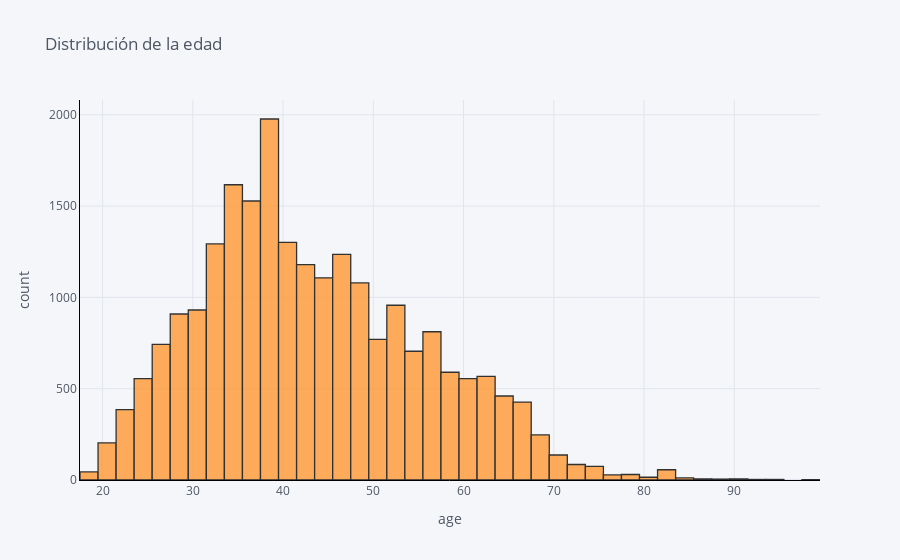

The notebook cell saved with this chart:
### Markdown cell above
### EDAD

### Code cell
#La mayoría de los críticos tienen entre 30 y 40 años.
df['c_age'].iplot(
    kind='hist',
    bins=50,
    xTitle='age',
    linecolor='black',
    yTitle='count',
    title='Distribución de la edad')

### Figure 1 — Plotly figure (JSON) as saved in the notebook; plotly's stock layout.template omitted (floating-point values rounded to 4 significant figures; data arrays with more than 128 entries replaced by an {"elided": "..."} marker saying what was removed)
{"data": [{"histfunc": "count", "histnorm": "", "marker": {"color": "rgba(255, 153, 51, 1.0)", "line": {"color": "#000000", "width": 1.3}}, "name": "c_age", "nbinsx": 50, "opacity": 0.8, "orientation": "v", "type": "histogram", "x": {"elided": "22641 int values"}}], "layout": {"barmode": "overlay", "legend": {"bgcolor": "#F5F6F9", "font": {"color": "#4D5663"}}, "paper_bgcolor": "#F5F6F9", "plot_bgcolor": "#F5F6F9", "title": {"font": {"color": "#4D5663"}, "text": "Distribución de la edad"}, "xaxis": {"gridcolor": "#E1E5ED", "linecolor": "black", "showgrid": true, "tickfont": {"color": "#4D5663"}, "title": {"font": {"color": "#4D5663"}, "text": "age"}, "zerolinecolor": "#E1E5ED"}, "yaxis": {"gridcolor": "#E1E5ED", "linecolor": "black", "showgrid": true, "tickfont": {"color": "#4D5663"}, "title": {"font": {"color": "#4D5663"}, "text": "count"}, "zerolinecolor": "#E1E5ED"}}}
